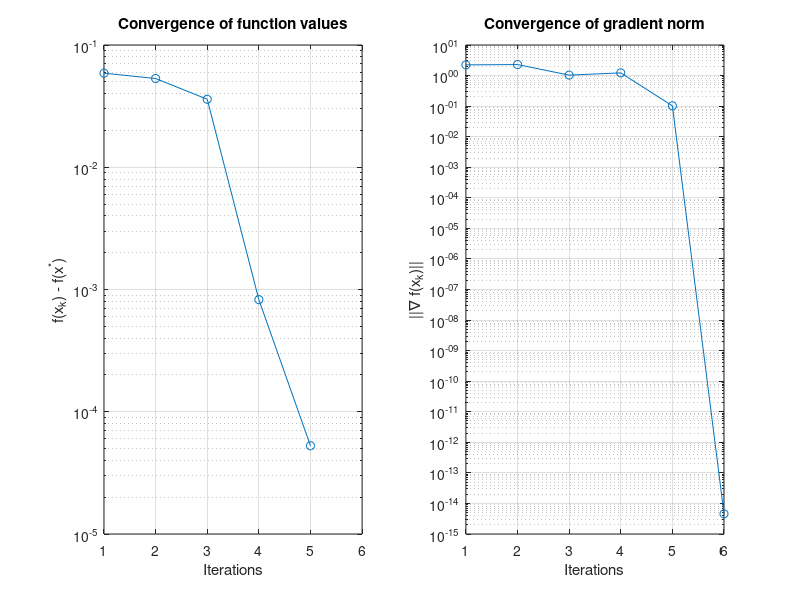

MATLAB code for this plot:
%% Conjugate Gradient Method
% Definine Q och b
Q = [1001, 1, 1, 1, 1;
     1, 999, 1, 1, 1;
     1, 1, 101, 1, 1;
     1, 1, 1, 99, 1;
     1, 1, 1, 1, 10];
b = [1; 1; 1; 1; 1];

% Start point och initialization
x_k = zeros(5, 1); % Start in origin
d_k = b - Q * x_k; % Initial direction
g_k = Q*x_k - b;
max_iter = 100;
tolerance = 1e-10;

% To store the function values and gradient norms
f_values = [];
gradient_norms = [];

% Optimal sol (x*)
x_star = Q \ b;
f_star = 0.5 * x_star' * Q * x_star - b' * x_star;

% Iterate conjugate gradient method
for k = 1:max_iter
    k
    gradient_norm = norm(g_k);
    f_k = 0.5 * x_k' * Q * x_k - b' * x_k

    % Save values
    f_values = [f_values; f_k - f_star];
    gradient_norms = [gradient_norms; gradient_norm];

    % Check convergence
    if gradient_norm < tolerance
        break;
    end

    % Calc steplength
    alpha_k = -(g_k' * d_k) / (d_k' * Q * d_k);

    % Update sol
    x_k = x_k + alpha_k * d_k

    % Update gradient
    g_new = Q*x_k - b;

    % Update beta
    beta_k = (g_new' * g_new) / (g_k' * g_k)

    % Update search dir
    d_k = -g_new + beta_k * d_k;

    % Prepare next iteration
    g_k = g_new;
end

% Plot results
iterations = 1:length(f_values);

figure;

% Diff in function values
subplot(1, 2, 1);
semilogy(iterations, f_values, '-o');
xlabel('Iterations');
ylabel('f(x_k) - f(x^*)');
title('Convergence of function values');
grid on;

% Gradient norm
subplot(1, 2, 2);
semilogy(iterations, gradient_norms, '-o');
xlabel('Iterations');
ylabel('||\nabla f(x_k)||');
title('Convergence of gradient norm');
grid on;

